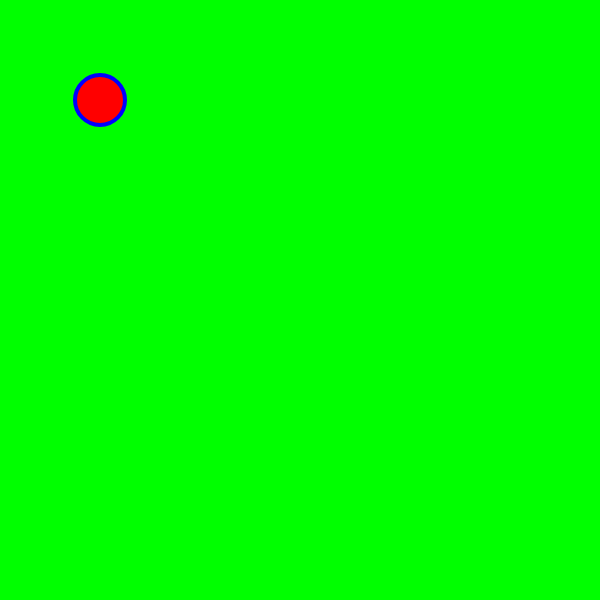
Frame 1 (no input)
Frame 60 (no input): identical to frame 1, image omitted
Frame 120 (the mouse pressed at the canvas centre since frame 60): identical to frame 1, image omitted

The p5.js sketch that drew this single still picture (run headless with seeded random() and noise() and a simulated clock; from frame 60 on, the mouse is pressed at the canvas centre):

// p5.js sketch
// ── sketch.js
var xLocation= 100;
var yLocation= 100;

function setup() {
  createCanvas(600, 600);
}

function keyPressed() {
  if(keyCode == UP_ARROW) {
    xLocation = xLocation + 100;
  }
}
function draw() {
  //green background
  background(0 ,255 ,0);
  // red fill
  fill(255 ,0 ,0);
  //edge
  stroke(0 ,0, 255)
  //increase edge size
  strokeWeight(4);
  //draw ellispse
    ellipse(xLocation, yLocation, 50, 50);
  }
